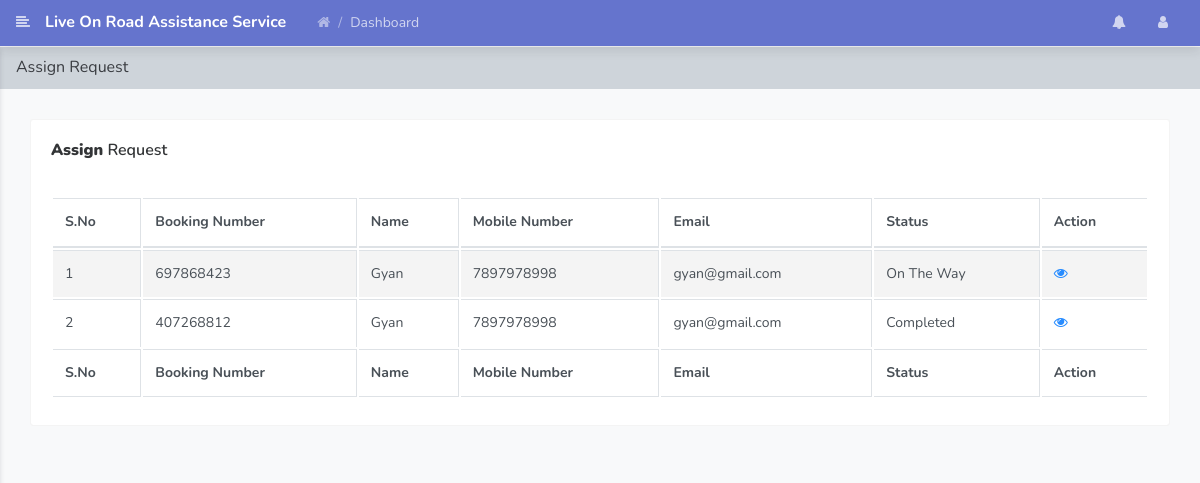
/vehicleassitancems/driver/total-request.php (signed in), run on the app's committed database.
### tables this page shows
CREATE TABLE `tblbook` (
  `ID` int(10) NOT NULL,
  `BookingNumber` int(10) DEFAULT NULL,
  `Name` varchar(200) DEFAULT NULL,
  `Email` varchar(200) DEFAULT NULL,
  `PhoneNumber` bigint(10) DEFAULT NULL,
  `PickupLoc` varchar(200) DEFAULT NULL,
  `Destination` varchar(200) DEFAULT NULL,
  `PickupDate` varchar(200) DEFAULT NULL,
  `PickupTime` varchar(200) DEFAULT NULL,
  `DateofRequest` timestamp NOT NULL DEFAULT current_timestamp(),
  `Remark` varchar(200) DEFAULT NULL,
  `Status` varchar(200) DEFAULT NULL,
  `AssignTo` varchar(200) DEFAULT NULL,
  `UpdationDate` timestamp NOT NULL DEFAULT current_timestamp() ON UPDATE current_timestamp()
);

### vehicleassitancems/driver/total-request.php (the view, shortened to what this page needs)
<?php
include('includes/dbconnection.php');
if (strlen($_SESSION['vamsid']==0)) {
  header('location:logout.php');
  } else{
  ?>
<!doctype html>
<html lang="en">
<head>
    <link rel="stylesheet" href="../assets/vendor/themify-icons/themify-icons.css">
    <link rel="stylesheet" href="../assets/vendor/fontawesome/css/font-awesome.min.css">
    <link rel="stylesheet" href="../assets/vendor/jquery-datatable/dataTables.bootstrap4.min.css">
    <link  rel="stylesheet" href="../assets/css/main.css">
</head>
<body class="theme-indigo">
<?php include_once('includes/header.php');?>
    <div class="main_content" id="main-content">
        <div class="page">
            <nav class="navbar navbar-expand-lg navbar-light bg-light">
                <a class="navbar-brand" href="javascript:void(0);">Assign Request</a>
            </nav>
            <div class="container-fluid">
                <div class="row clearfix">
                    <div class="col-lg-12">
                        <div class="card">
                            <div class="header">
                                <h2><strong>Assign</strong> Request </h2>
                            </div>
                            <div class="body">
                                <div class="table-responsive">
                                    <table class="table table-bordered table-striped table-hover js-basic-example dataTable">
                                        <thead>
                                            <tr>
                                               <th>S.No</th>
                                        <th>Booking Number</th>
                                        <th>Name</th>
                                        <th>Mobile Number</th>
                                        <th>Email</th>
                                    <th>Status</th>
                                        <th>Action</th>
                                            </tr>
                                        </thead>
                                        <tfoot>
                                            <tr>
                                              <th>S.No</th>
                                        <th>Booking Number</th>
                                        <th>Name</th>
                                        <th>Mobile Number</th>
                                        <th>Email</th>
                                    <th>Status</th>
                                        <th>Action</th>
                                            </tr>
                                        </tfoot>
                                        <tbody>
                                            <tr>
                                               <?php
                                               $did=$_SESSION['vamsdid'];
$sql="SELECT * from  tblbook where  AssignTo=:did";
$query = $dbh -> prepare($sql);
$query-> bindParam(':did', $did, PDO::PARAM_STR);
$query->execute();
$results=$query->fetchAll(PDO::FETCH_OBJ);
$cnt=1;
if($query->rowCount() > 0)
{
foreach($results as $row)
{               ?>
                                              <td><?php echo htmlentities($cnt);?></td>
                                        <td><?php  echo htmlentities($row->BookingNumber);?></td>
                                        <td><?php  echo htmlentities($row->Name);?></td>
                                        <td><?php  echo htmlentities($row->PhoneNumber);?></td>
                                        <td><?php  echo htmlentities($row->Email);?></td>
                                             <?php if($row->Status==""){ ?>
                     <td><?php echo "Not Updated Yet"; ?></td>
<?php } else { ?>                  <td><?php  echo htmlentities($row->Status);?>
                  </td>
                  <?php } ?>
                                        <td><a href="view-booking-detail.php?editid=<?php echo htmlentities ($row->ID);?>&&bookid=<?php echo htmlentities ($row->BookingNumber);?>"><i class="fa fa-eye" aria-hidden="true"></i></a></td>
                                            </tr>
                                         <?php $cnt=$cnt+1;}} ?>
                                        </tbody>
                                    </table>
                                </div>
                            </div>
                        </div>
                    </div>
                </div>
            </div>
        </div>
    </div>
</body>
</html><?php }  ?>

### data on the page
tblbook: BookingNumber "697868423", Name "Gyan", PhoneNumber "7897978998", Email "gyan@gmail.com", Status "On The Way"
tblbook: BookingNumber "407268812", Name "Gyan", PhoneNumber "7897978998", Email "gyan@gmail.com", Status "Completed"
